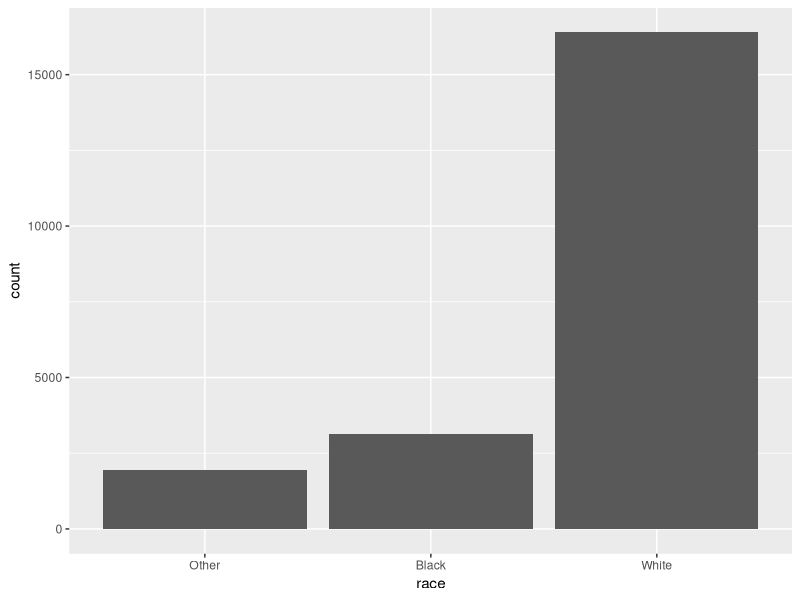
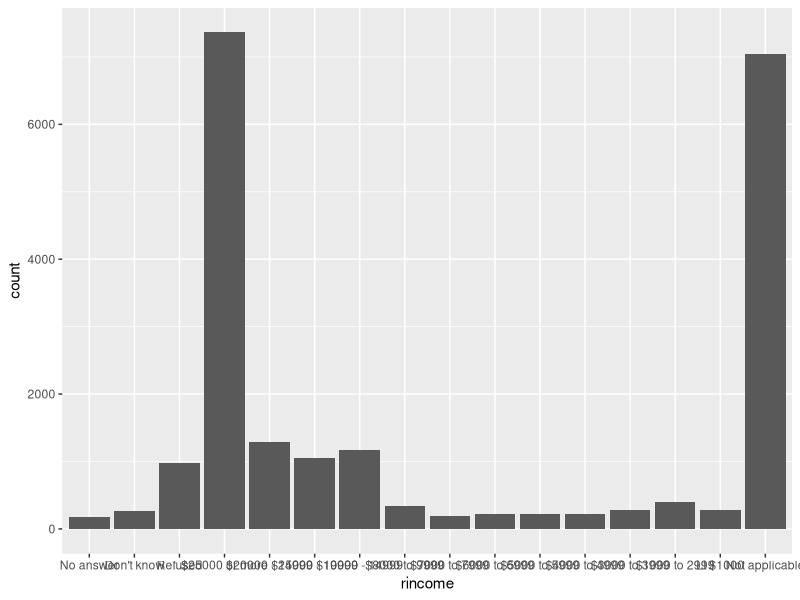
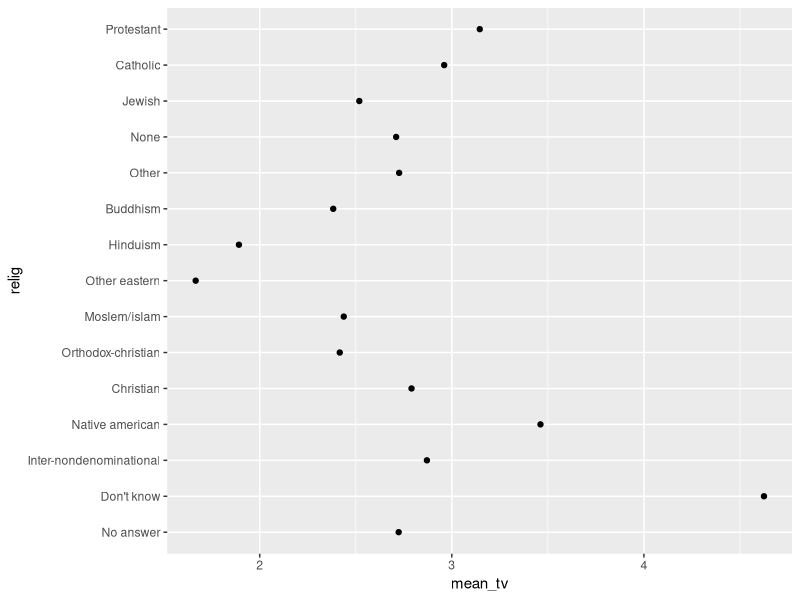
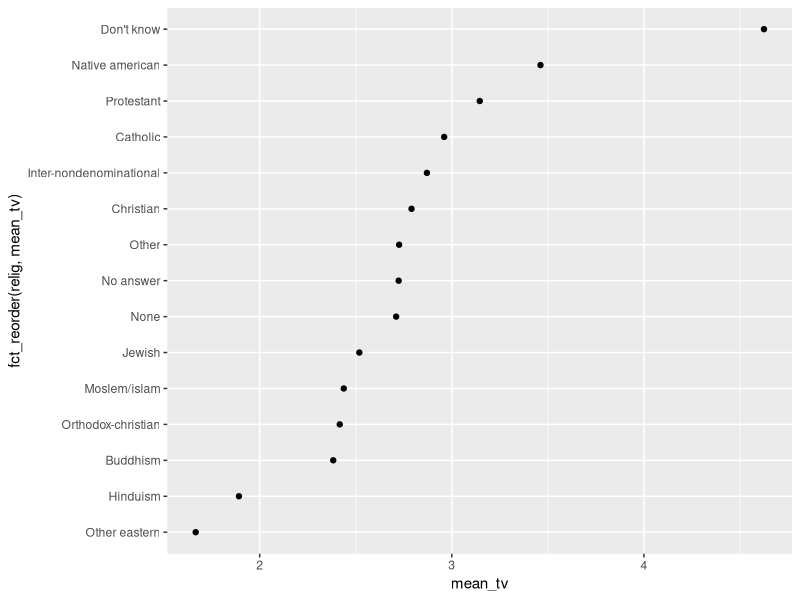
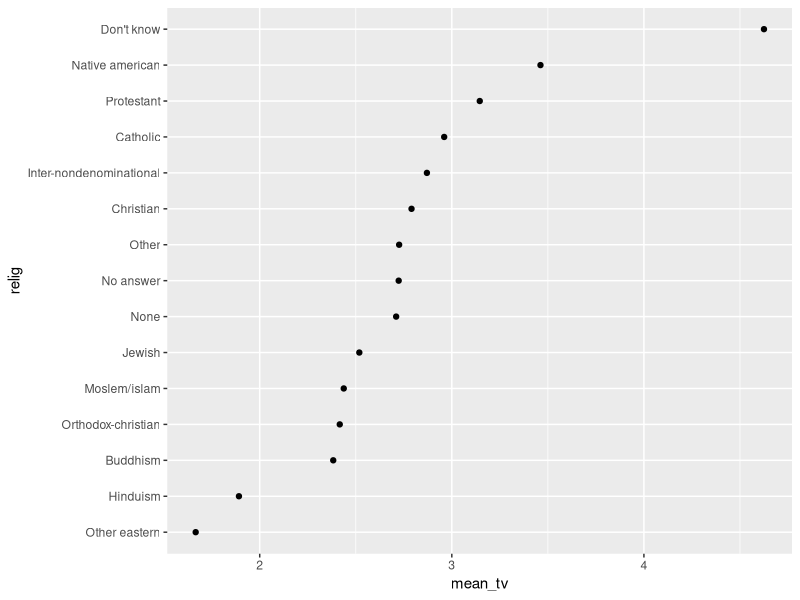
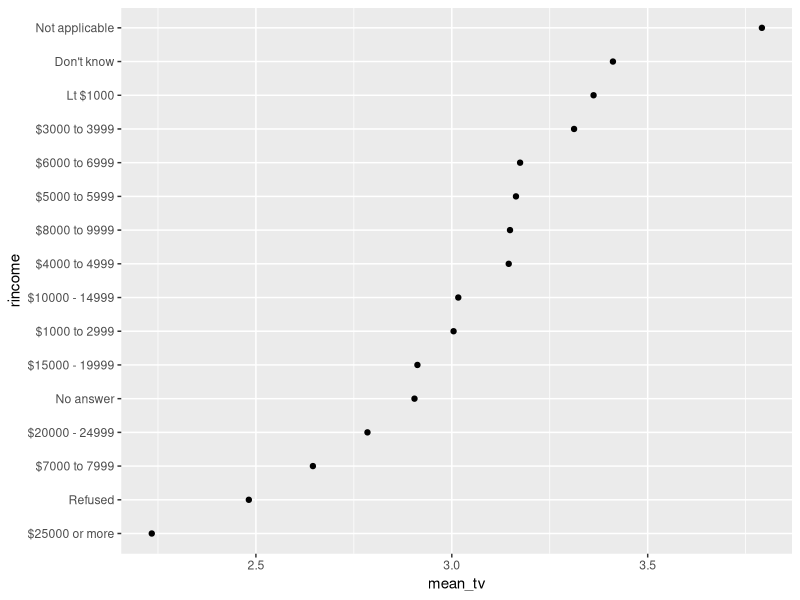
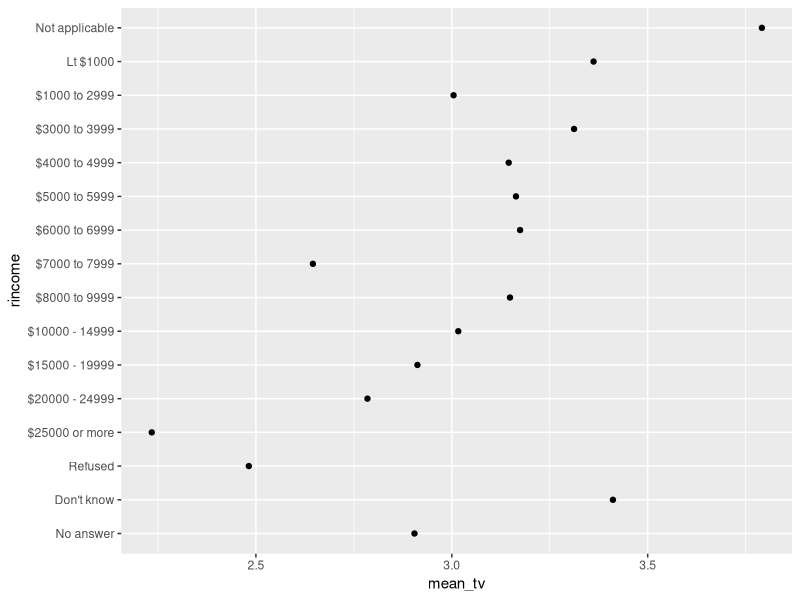
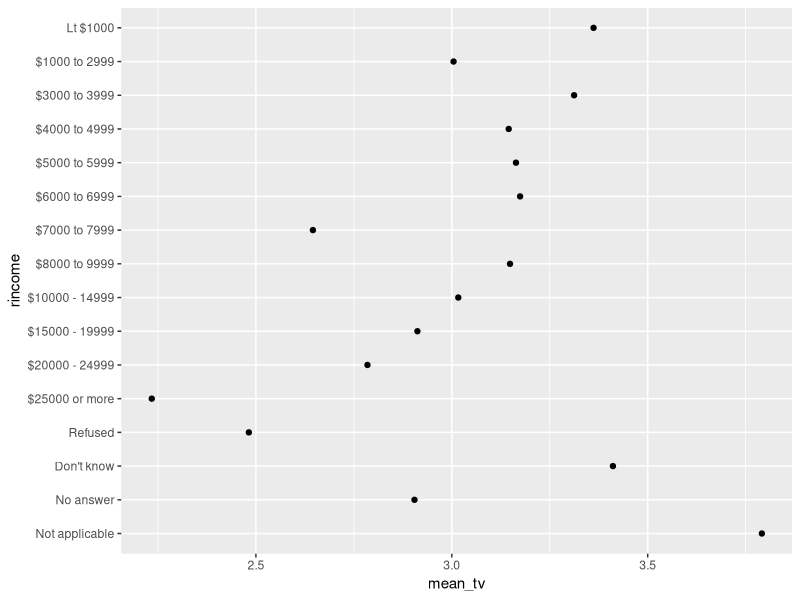

These figures' R source, in order:
## ---- chunk 1
knitr::opts_chunk$set(echo = TRUE)
## ---- chunk 2
library(tidyverse)
## ---- chunk 3
x1 <- c("Mar","Apr","May","Sep","Oct","Dec")
## ---- chunk 4
sort(x1)
## ---- chunk 5
month_levels <- c("Jan", "Feb", "Mar", "Apr", "May", "Jun", 
                  "Jul", "Aug", "Sep", "Oct", "Nov", "Dec")

y1 <- factor(x1, levels = month_levels)
y1
## ---- chunk 6
sort(y1)
## ---- chunk 7
x2 <- c("Mar","Apt","May","Sept","Oct","Dec")
y2 <- factor(x2, levels = month_levels)
y2
## ---- chunk 8
x1 <- c("Mar","Apr","May","Sep","Oct","Dec")
z1 <- factor(x1)
## ---- chunk 9
x1 <- c("Mar","Apr","May","Sep","Oct","Dec")
z2 <- factor(x1, levels = unique(x1))
## ---- chunk 10
levels(y1)
levels(z1)
levels(x1)
## ---- chunk 11
gss_cat
## ---- chunk 12
levels(gss_cat$race)

gss_cat %>%
  count(race)

count(gss_cat, race)

gss_cat %>% 
  ggplot(mapping=aes(x=race)) + 
  geom_bar()
## ---- chunk 13
levels(gss_cat$rincome)

gss_cat %>%
  ggplot(mapping=aes(x=rincome)) +
  geom_bar()

gss_cat %>%
  count(rincome)
## ---- chunk 14

## ---- chunk 15

## ---- chunk 16
relig_summary <- gss_cat %>%
  group_by(relig) %>%
  summarize(
    mean_age = mean(age, na.rm = TRUE),
    mean_tv = mean(tvhours, na.rm = TRUE),
    n = n()
  )

relig_summary

relig_summary %>%
  ggplot(mapping=aes(x=mean_tv, y=relig)) + 
  geom_point()
## ---- chunk 17
relig_summary %>%
  ggplot(mapping=aes(x=mean_tv, y=fct_reorder(relig, mean_tv))) + 
  geom_point()
## ---- chunk 18
relig_summary %>%
  mutate(relig = fct_reorder(relig, mean_tv)) %>%
  ggplot(mapping=aes(x=mean_tv, y=relig)) + 
  geom_point()
## ---- chunk 19
rincome_summary <- gss_cat %>%
  group_by(rincome) %>%
  summarise(
    mean_age = mean(age, na.rm = TRUE),
    mean_tv = mean(tvhours, na.rm = TRUE),
    n = n()
  )

rincome_summary %>%
  mutate(rincome = fct_reorder(rincome, mean_tv)) %>%
  ggplot(mapping=aes(x=mean_tv, y=rincome)) + 
  geom_point()
## ---- chunk 20
rincome_summary %>%
  ggplot(mapping=aes(x=mean_tv, y=rincome)) + 
  geom_point()
## ---- chunk 21
rincome_summary %>%
  mutate(rincome = fct_relevel(rincome, "Not applicable")) %>%
  ggplot(mapping=aes(x=mean_tv, y=rincome)) + 
  geom_point()

rincome_summary %>%
  mutate(rincome = fct_relevel(rincome, "Refused", "No answer", "Don't know", "Not applicable")) %>%
  ggplot(mapping=aes(x=mean_tv, y=rincome)) + 
  geom_point()
## ---- chunk 22
by_age <- gss_cat %>%
  filter(!is.na(age)) %>%
  count(age, marital) %>%
  group_by(age) %>%
  mutate(prop = n / sum(n))

by_age %>%
  ggplot(mapping = aes(x = age, y = prop, color = marital)) +
  geom_line(na.rm = TRUE)

by_age %>%
ggplot(mapping = aes(x = age, y = prop, color = fct_reorder2(marital, age, prop))) +
  geom_line()

# How can we fix the label for the legend?
## ---- chunk 23
gss_cat %>%
  ggplot(mapping = aes(x = marital)) +
    geom_bar()

gss_cat %>%
  mutate(marital = fct_infreq(marital)) %>%
  ggplot(aes(marital)) +
    geom_bar()


gss_cat %>%
  mutate(marital = fct_rev(fct_infreq(marital))) %>%
  ggplot(aes(marital)) +
    geom_bar()
## ---- chunk 24
gss_cat

levels(gss_cat$marital)
levels(gss_cat$race)
## ---- chunk 25
rincome_summary %>%
  ggplot(mapping=aes(x=mean_tv, y=rincome)) + 
  geom_point()

rincome_summary %>%
  mutate(rincome = fct_relevel(rincome, "Not applicable")) %>%
  ggplot(mapping=aes(x=mean_tv, y=rincome)) + 
  geom_point()
## ---- chunk 26
gss_cat %>% count(partyid)
## ---- chunk 27
gss_cat %>%
  mutate(partyid = fct_recode(partyid,
    "Republican, strong"    = "Strong republican",
    "Republican, weak"      = "Not str republican",
    "Independent, near rep" = "Ind,near rep",
    "Independent, near dem" = "Ind,near dem",
    "Democrat, weak"        = "Not str democrat",
    "Democrat, strong"      = "Strong democrat"
  )) %>%
  count(partyid)
## ---- chunk 28
gss_cat %>%
  mutate(partyid = fct_recode(partyid,
    "Republican, strong"    = "Strong republican",
    "Republican, weak"      = "Not str republican",
    "Independent, near rep" = "Ind,near rep",
    "Independent, near dem" = "Ind,near dem",
    "Democrat, weak"        = "Not str democrat",
    "Democrat, strong"      = "Strong democrat",
    "Other"                 = "No answer",
    "Other"                 = "Don't know",
    "Other"                 = "Other party"
  )) %>%
  count(partyid)
## ---- chunk 29
gss_cat %>%
  mutate(partyid = fct_collapse(partyid,
    Other = c("No answer", "Don't know", "Other party"),
    Republican = c("Strong republican", "Not str republican"),
    Independent = c("Ind,near rep", "Independent", "Ind,near dem"),
    Democrat = c("Not str democrat", "Strong democrat")
  )) %>%
  count(partyid)
## ---- chunk 30
nmesRAW <- read_csv("data/nmesUNPROC.csv")

nmesRAW
## ---- chunk 31
nmesRAW <- nmesRAW %>%
  mutate(eversmk_recode = factor(eversmk))

nmesRAW %>%
  count(eversmk, eversmk_recode)
## ---- chunk 32
nmesRAW <- nmesRAW %>%
  mutate(eversmk_recode = fct_recode(eversmk_recode,
                                     "Never smoker" = "0",
                                     "Ever smoker" = "1"
                                     ))

nmesRAW %>%
  count(eversmk, eversmk_recode)
## ---- chunk 33
nmesRAW <- nmesRAW %>%
  select(-eversmk) %>%
  rename(eversmk =  eversmk_recode)

nmesRAW
## ---- chunk 34

## ---- chunk 35

## ---- chunk 36
nmesRAW <- nmesRAW %>%
  mutate(mscd = (lc5 == 1) | (chd5 == 1) ) %>%
  mutate(mscd_recode = factor(mscd)) %>%
  mutate(mscd_recode = fct_recode(mscd_recode,
    "MSCD" = "TRUE",
    "No MSCD" = "FALSE"
  ))
